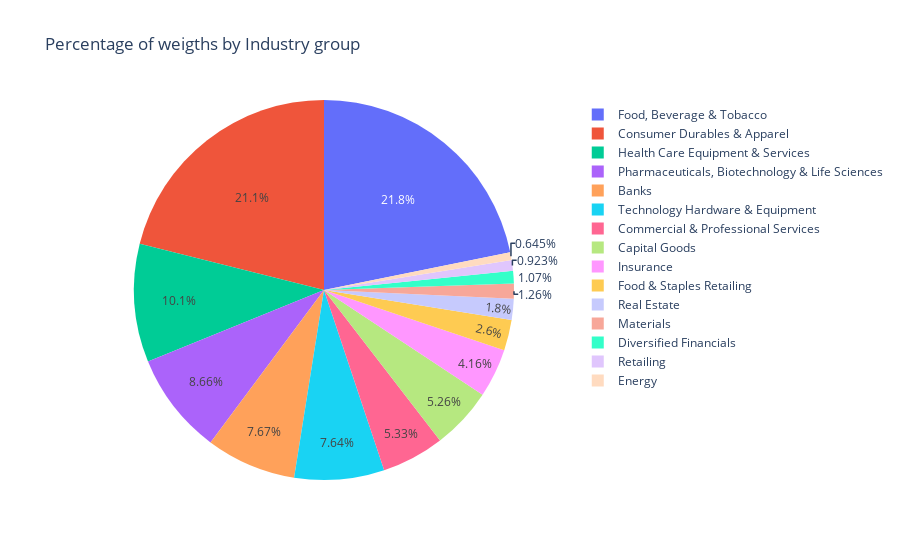

Notebook code for this chart:
### Code cell
fig = px.pie(byindus, values='Weight', names=byindus.index, title='Percentage of weigths by Industry group')
fig.show()

### Figure 1 — Plotly figure (JSON) as saved in the notebook; plotly's stock layout.template omitted (floating-point values rounded to 4 significant figures)
{"data": [{"domain": {"x": [0, 1], "y": [0, 1]}, "hovertemplate": "Industry_Group=%{label}<br>Weight=%{value}<extra></extra>", "labels": ["Banks", "Capital Goods", "Commercial & Professional Services", "Consumer Durables & Apparel", "Diversified Financials", "Energy", "Food & Staples Retailing", "Food, Beverage & Tobacco", "Health Care Equipment & Services", "Insurance", "Materials", "Pharmaceuticals, Biotechnology & Life Sciences", "Real Estate", "Retailing", "Technology Hardware & Equipment"], "legendgroup": "", "name": "", "showlegend": true, "type": "pie", "values": [0.07671, 0.0526, 0.05326, 0.2109, 0.01072, 0.006452, 0.02599, 0.2183, 0.1006, 0.04161, 0.01258, 0.08663, 0.01802, 0.009228, 0.07644]}], "layout": {"autosize": true, "legend": {"tracegroupgap": 0}, "title": {"text": "Percentage of weigths by Industry group"}}}
